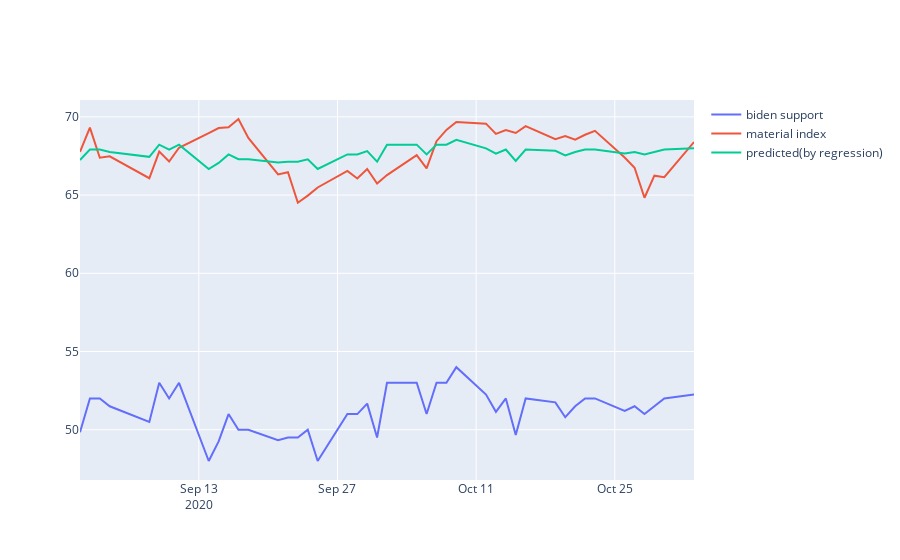

The cell this chart's notebook holds for it:
### Code cell
fig.add_traces([go.Scatter(x=our_df.date,y=our_df.bd,name='biden support'),
               go.Scatter(x=our_df.date,y=our_df.value,name='material index'),
               go.Scatter(x=our_df.date,y=predicted_bd,name='predicted(by regression)')])
